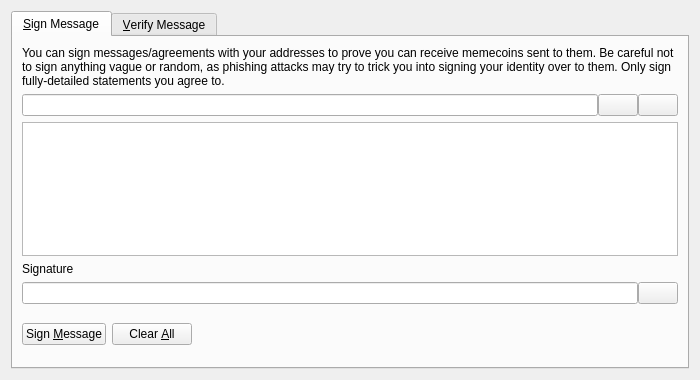
<?xml version="1.0" encoding="UTF-8"?>
<ui version="4.0">
 <class>SignVerifyMessageDialog</class>
 <widget class="QDialog" name="SignVerifyMessageDialog">
  <property name="geometry">
   <rect>
    <x>0</x>
    <y>0</y>
    <width>700</width>
    <height>380</height>
   </rect>
  </property>
  <property name="windowTitle">
   <string>Signatures - Sign / Verify a Message</string>
  </property>
  <property name="modal">
   <bool>true</bool>
  </property>
  <layout class="QVBoxLayout" name="verticalLayout">
   <item>
    <widget class="QTabWidget" name="tabWidget">
     <property name="currentIndex">
      <number>0</number>
     </property>
     <widget class="QWidget" name="tabSignMessage">
      <attribute name="title">
       <string>&amp;Sign Message</string>
      </attribute>
      <layout class="QVBoxLayout" name="verticalLayout_SM">
       <item>
        <widget class="QLabel" name="infoLabel_SM">
         <property name="text">
          <string>You can sign messages/agreements with your addresses to prove you can receive memecoins sent to them. Be careful not to sign anything vague or random, as phishing attacks may try to trick you into signing your identity over to them. Only sign fully-detailed statements you agree to.</string>
         </property>
         <property name="textFormat">
          <enum>Qt::PlainText</enum>
         </property>
         <property name="wordWrap">
          <bool>true</bool>
         </property>
        </widget>
       </item>
       <item>
        <layout class="QHBoxLayout" name="horizontalLayout_1_SM">
         <property name="spacing">
          <number>0</number>
         </property>
         <item>
          <widget class="QValidatedLineEdit" name="addressIn_SM">
           <property name="toolTip">
            <string>The Memecoin address to sign the message with</string>
           </property>
          </widget>
         </item>
         <item>
          <widget class="QPushButton" name="addressBookButton_SM">
           <property name="toolTip">
            <string>Choose previously used address</string>
           </property>
           <property name="text">
            <string/>
           </property>
           <property name="icon">
            <iconset resource="../bitcoin.qrc">
             <normaloff>:/icons/address-book</normaloff>:/icons/address-book</iconset>
           </property>
           <property name="shortcut">
            <string>Alt+A</string>
           </property>
           <property name="autoDefault">
            <bool>false</bool>
           </property>
          </widget>
         </item>
         <item>
          <widget class="QPushButton" name="pasteButton_SM">
           <property name="toolTip">
            <string>Paste address from clipboard</string>
           </property>
           <property name="text">
            <string/>
           </property>
           <property name="icon">
            <iconset resource="../bitcoin.qrc">
             <normaloff>:/icons/editpaste</normaloff>:/icons/editpaste</iconset>
           </property>
           <property name="shortcut">
            <string>Alt+P</string>
           </property>
           <property name="autoDefault">
            <bool>false</bool>
           </property>
          </widget>
         </item>
        </layout>
       </item>
       <item>
        <widget class="QPlainTextEdit" name="messageIn_SM">
         <property name="toolTip">
          <string>Enter the message you want to sign here</string>
         </property>
        </widget>
       </item>
       <item>
        <widget class="QLabel" name="signatureLabel_SM">
         <property name="text">
          <string>Signature</string>
         </property>
         <property name="textFormat">
          <enum>Qt::PlainText</enum>
         </property>
        </widget>
       </item>
       <item>
        <layout class="QHBoxLayout" name="horizontalLayout_2_SM">
         <property name="spacing">
          <number>0</number>
         </property>
         <item>
          <widget class="QLineEdit" name="signatureOut_SM">
           <property name="font">
            <font>
             <italic>true</italic>
            </font>
           </property>
           <property name="readOnly">
            <bool>true</bool>
           </property>
          </widget>
         </item>
         <item>
          <widget class="QPushButton" name="copySignatureButton_SM">
           <property name="toolTip">
            <string>Copy the current signature to the system clipboard</string>
           </property>
           <property name="text">
            <string/>
           </property>
           <property name="icon">
            <iconset resource="../bitcoin.qrc">
             <normaloff>:/icons/editcopy</normaloff>:/icons/editcopy</iconset>
           </property>
           <property name="autoDefault">
            <bool>false</bool>
           </property>
          </widget>
         </item>
        </layout>
       </item>
       <item>
        <layout class="QHBoxLayout" name="horizontalLayout_3_SM">
         <item>
          <widget class="QPushButton" name="signMessageButton_SM">
           <property name="toolTip">
            <string>Sign the message to prove you own this Memecoin address</string>
           </property>
           <property name="text">
            <string>Sign &amp;Message</string>
           </property>
           <property name="icon">
            <iconset resource="../bitcoin.qrc">
             <normaloff>:/icons/edit</normaloff>:/icons/edit</iconset>
           </property>
           <property name="autoDefault">
            <bool>false</bool>
           </property>
          </widget>
         </item>
         <item>
          <widget class="QPushButton" name="clearButton_SM">
           <property name="toolTip">
            <string>Reset all sign message fields</string>
           </property>
           <property name="text">
            <string>Clear &amp;All</string>
           </property>
           <property name="icon">
            <iconset resource="../bitcoin.qrc">
             <normaloff>:/icons/remove</normaloff>:/icons/remove</iconset>
           </property>
           <property name="autoDefault">
            <bool>false</bool>
           </property>
          </widget>
         </item>
         <item>
          <spacer name="horizontalSpacer_1_SM">
           <property name="orientation">
            <enum>Qt::Horizontal</enum>
           </property>
           <property name="sizeHint" stdset="0">
            <size>
             <width>40</width>
             <height>48</height>
            </size>
           </property>
          </spacer>
         </item>
         <item>
          <widget class="QLabel" name="statusLabel_SM">
           <property name="font">
            <font>
             <weight>75</weight>
             <bold>true</bold>
            </font>
           </property>
           <property name="text">
            <string/>
           </property>
           <property name="wordWrap">
            <bool>true</bool>
           </property>
          </widget>
         </item>
         <item>
          <spacer name="horizontalSpacer_2_SM">
           <property name="orientation">
            <enum>Qt::Horizontal</enum>
           </property>
           <property name="sizeHint" stdset="0">
            <size>
             <width>40</width>
             <height>48</height>
            </size>
           </property>
          </spacer>
         </item>
        </layout>
       </item>
      </layout>
     </widget>
     <widget class="QWidget" name="tabVerifyMessage">
      <attribute name="title">
       <string>&amp;Verify Message</string>
      </attribute>
      <layout class="QVBoxLayout" name="verticalLayout_VM">
       <item>
        <widget class="QLabel" name="infoLabel_VM">
         <property name="text">
          <string>Enter the receiver's address, message (ensure you copy line breaks, spaces, tabs, etc. exactly) and signature below to verify the message. Be careful not to read more into the signature than what is in the signed message itself, to avoid being tricked by a man-in-the-middle attack. Note that this only proves the signing party receives with the address, it cannot prove sendership of any transaction!</string>
         </property>
         <property name="textFormat">
          <enum>Qt::PlainText</enum>
         </property>
         <property name="alignment">
          <set>Qt::AlignLeading|Qt::AlignLeft|Qt::AlignTop</set>
         </property>
         <property name="wordWrap">
          <bool>true</bool>
         </property>
        </widget>
       </item>
       <item>
        <layout class="QHBoxLayout" name="horizontalLayout_1_VM">
         <property name="spacing">
          <number>0</number>
         </property>
         <item>
          <widget class="QValidatedLineEdit" name="addressIn_VM">
           <property name="toolTip">
            <string>The Memecoin address the message was signed with</string>
           </property>
          </widget>
         </item>
         <item>
          <widget class="QPushButton" name="addressBookButton_VM">
           <property name="toolTip">
            <string>Choose previously used address</string>
           </property>
           <property name="text">
            <string/>
           </property>
           <property name="icon">
            <iconset resource="../bitcoin.qrc">
             <normaloff>:/icons/address-book</normaloff>:/icons/address-book</iconset>
           </property>
           <property name="shortcut">
            <string>Alt+A</string>
           </property>
           <property name="autoDefault">
            <bool>false</bool>
           </property>
          </widget>
         </item>
        </layout>
       </item>
       <item>
        <widget class="QPlainTextEdit" name="messageIn_VM"/>
       </item>
       <item>
        <widget class="QValidatedLineEdit" name="signatureIn_VM"/>
       </item>
       <item>
        <layout class="QHBoxLayout" name="horizontalLayout_2_VM">
         <item>
          <widget class="QPushButton" name="verifyMessageButton_VM">
           <property name="toolTip">
            <string>Verify the message to ensure it was signed with the specified Memecoin address</string>
           </property>
           <property name="text">
            <string>Verify &amp;Message</string>
           </property>
           <property name="icon">
            <iconset resource="../bitcoin.qrc">
             <normaloff>:/icons/transaction_0</normaloff>:/icons/transaction_0</iconset>
           </property>
           <property name="autoDefault">
            <bool>false</bool>
           </property>
          </widget>
         </item>
         <item>
          <widget class="QPushButton" name="clearButton_VM">
           <property name="toolTip">
            <string>Reset all verify message fields</string>
           </property>
           <property name="text">
            <string>Clear &amp;All</string>
           </property>
           <property name="icon">
            <iconset resource="../bitcoin.qrc">
             <normaloff>:/icons/remove</normaloff>:/icons/remove</iconset>
           </property>
           <property name="autoDefault">
            <bool>false</bool>
           </property>
          </widget>
         </item>
         <item>
          <spacer name="horizontalSpacer_1_VM">
           <property name="orientation">
            <enum>Qt::Horizontal</enum>
           </property>
           <property name="sizeHint" stdset="0">
            <size>
             <width>40</width>
             <height>48</height>
            </size>
           </property>
          </spacer>
         </item>
         <item>
          <widget class="QLabel" name="statusLabel_VM">
           <property name="font">
            <font>
             <weight>75</weight>
             <bold>true</bold>
            </font>
           </property>
           <property name="text">
            <string/>
           </property>
           <property name="wordWrap">
            <bool>true</bool>
           </property>
          </widget>
         </item>
         <item>
          <spacer name="horizontalSpacer_2_VM">
           <property name="orientation">
            <enum>Qt::Horizontal</enum>
           </property>
           <property name="sizeHint" stdset="0">
            <size>
             <width>40</width>
             <height>48</height>
            </size>
           </property>
          </spacer>
         </item>
        </layout>
       </item>
      </layout>
     </widget>
    </widget>
   </item>
  </layout>
 </widget>
 <customwidgets>
  <customwidget>
   <class>QValidatedLineEdit</class>
   <extends>QLineEdit</extends>
   <header>qt/qvalidatedlineedit.h</header>
  </customwidget>
 </customwidgets>
 <resources>
  <include location="../bitcoin.qrc"/>
 </resources>
 <connections/>
</ui>
